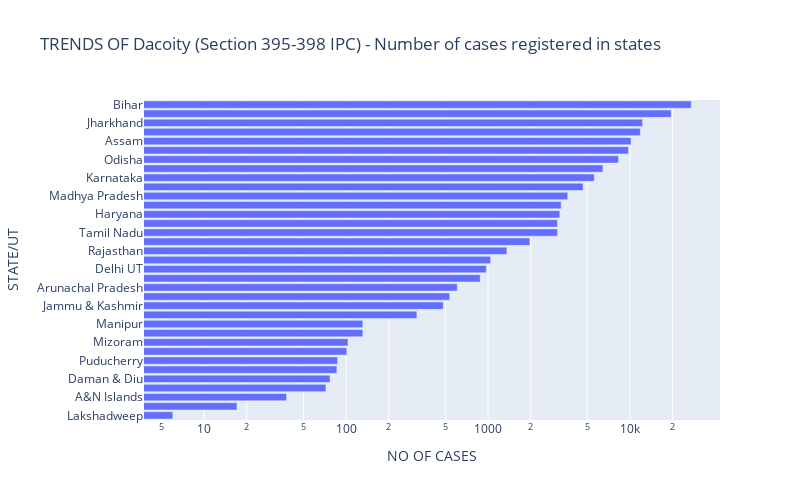
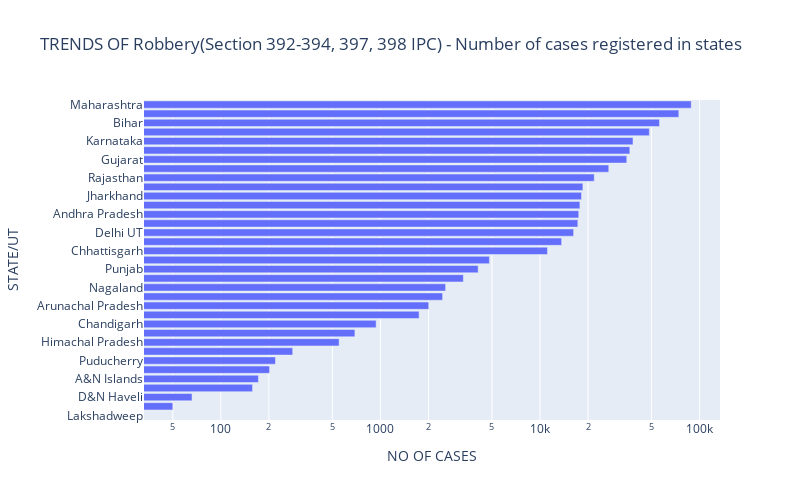
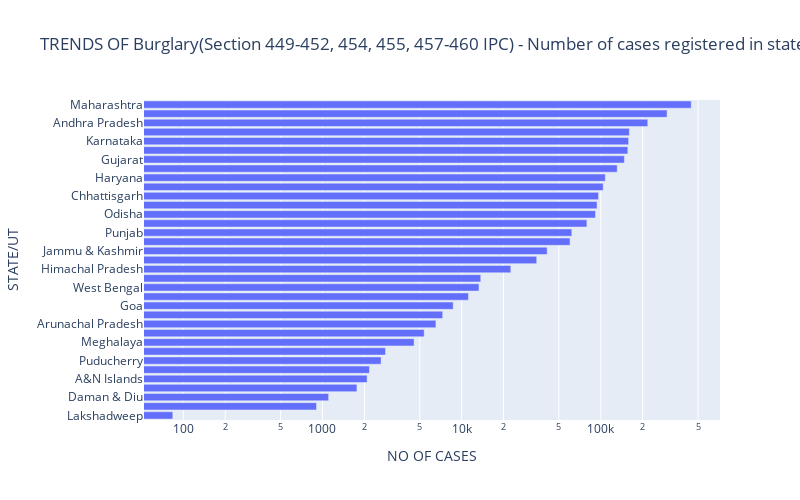
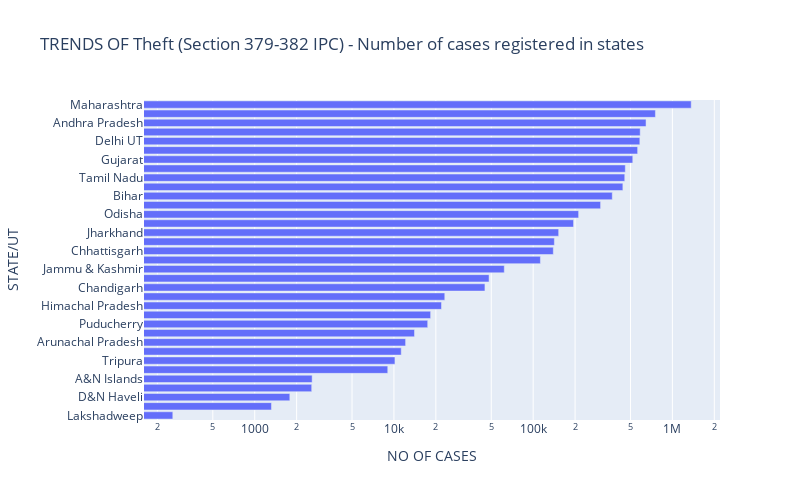

The notebook cell these images were saved under, in order:
### Code cell
for col in cases_col:
    fig= go.Figure()
    sorted_cases_state = cases_col_state.sort_values(by=col)
    fig.add_trace(go.Bar(x=sorted_cases_state[col],
                          y=sorted_cases_state["STATE/UT"],
                          name = col,
                          orientation ="h"
                          ))
    fig.update_layout(xaxis_title ="NO OF CASES",
                      title =f"TRENDS OF {col} in states",
                      yaxis_title ="STATE/UT",
                      xaxis_type="log",
                      height =500,
                      width =800)
    fig.show()

### Figure 1 — Plotly figure (JSON) as saved in the notebook; plotly's stock layout.template omitted (floating-point values rounded to 4 significant figures)
{"data": [{"name": "Dacoity (Section 395-398 IPC) - Number of cases registered", "orientation": "h", "type": "bar", "x": [6, 17, 38, 72, 77, 86, 87, 101, 103, 131, 131, 315, 484, 537, 607, 881, 973, 1043, 1357, 1973, 3087, 3089, 3207, 3276, 3647, 4678, 5610, 6449, 8308, 9781, 10184, 11853, 12286, 19542, 27040], "y": ["Lakshadweep", "Sikkim", "A&N Islands", "Chandigarh", "Daman & Diu", "D&N Haveli", "Puducherry", "Himachal Pradesh", "Mizoram", "Goa", "Manipur", "Nagaland", "Jammu & Kashmir", "Tripura", "Arunachal Pradesh", "Uttarakhand", "Delhi UT", "Punjab", "Rajasthan", "Meghalaya", "Tamil Nadu", "Kerala", "Haryana", "Chhattisgarh", "Madhya Pradesh", "Andhra Pradesh", "Karnataka", "West Bengal", "Odisha", "Gujarat", "Assam", "Uttar Pradesh", "Jharkhand", "Maharashtra", "Bihar"]}], "layout": {"height": 500, "title": {"text": "TRENDS OF Dacoity (Section 395-398 IPC) - Number of cases registered in states"}, "width": 800, "xaxis": {"title": {"text": "NO OF CASES"}, "type": "log"}, "yaxis": {"title": {"text": "STATE/UT"}}}}

### Figure 2 — Plotly figure (JSON) as saved in the notebook; plotly's stock layout.template omitted (floating-point values rounded to 4 significant figures)
{"data": [{"name": "Robbery(Section 392-394, 397, 398 IPC) - Number of cases registered", "orientation": "h", "type": "bar", "x": [0, 50, 66, 158, 172, 202, 220, 282, 551, 692, 940, 1747, 2008, 2452, 2562, 3309, 4097, 4818, 11135, 13658, 16238, 17265, 17485, 17778, 18196, 18569, 21869, 26963, 34968, 36544, 38257, 48437, 56057, 74099, 88602], "y": ["Lakshadweep", "Daman & Diu", "D&N Haveli", "Sikkim", "A&N Islands", "Manipur", "Puducherry", "Mizoram", "Himachal Pradesh", "Goa", "Chandigarh", "Tripura", "Arunachal Pradesh", "Meghalaya", "Nagaland", "Jammu & Kashmir", "Punjab", "Uttarakhand", "Chhattisgarh", "Haryana", "Delhi UT", "Assam", "Andhra Pradesh", "West Bengal", "Jharkhand", "Kerala", "Rajasthan", "Tamil Nadu", "Gujarat", "Odisha", "Karnataka", "Madhya Pradesh", "Bihar", "Uttar Pradesh", "Maharashtra"]}], "layout": {"height": 500, "title": {"text": "TRENDS OF Robbery(Section 392-394, 397, 398 IPC) - Number of cases registered in states"}, "width": 800, "xaxis": {"title": {"text": "NO OF CASES"}, "type": "log"}, "yaxis": {"title": {"text": "STATE/UT"}}}}

### Figure 3 — Plotly figure (JSON) as saved in the notebook; plotly's stock layout.template omitted (floating-point values rounded to 4 significant figures)
{"data": [{"name": "Burglary(Section 449-452, 454, 455, 457-460 IPC) - Number of cases registered", "orientation": "h", "type": "bar", "x": [84, 906, 1107, 1768, 2092, 2175, 2638, 2837, 4553, 5380, 6535, 7309, 8696, 11189, 13322, 13724, 22556, 34636, 41164, 60140, 61909, 79465, 91601, 94007, 96301, 104060, 107751, 131267, 147746, 156472, 158492, 160396, 217626, 299548, 446414], "y": ["Lakshadweep", "D&N Haveli", "Daman & Diu", "Manipur", "A&N Islands", "Sikkim", "Puducherry", "Nagaland", "Meghalaya", "Tripura", "Arunachal Pradesh", "Chandigarh", "Goa", "Mizoram", "West Bengal", "Uttarakhand", "Himachal Pradesh", "Jharkhand", "Jammu & Kashmir", "Delhi UT", "Punjab", "Assam", "Odisha", "Bihar", "Chhattisgarh", "Kerala", "Haryana", "Tamil Nadu", "Gujarat", "Uttar Pradesh", "Karnataka", "Rajasthan", "Andhra Pradesh", "Madhya Pradesh", "Maharashtra"]}], "layout": {"height": 500, "title": {"text": "TRENDS OF Burglary(Section 449-452, 454, 455, 457-460 IPC) - Number of cases registered in states"}, "width": 800, "xaxis": {"title": {"text": "NO OF CASES"}, "type": "log"}, "yaxis": {"title": {"text": "STATE/UT"}}}}

### Figure 4 — Plotly figure (JSON) as saved in the notebook; plotly's stock layout.template omitted (floating-point values rounded to 4 significant figures)
{"data": [{"name": "Theft (Section 379-382 IPC) - Number of cases registered", "orientation": "h", "type": "bar", "x": [258, 1319, 1787, 2566, 2585, 9028, 10168, 11283, 12127, 14050, 17477, 18348, 21955, 23182, 45037, 48214, 62020, 112724, 139565, 141975, 152471, 195009, 212100, 304989, 369994, 440881, 454800, 459053, 519317, 562853, 583695, 587049, 646708, 755265, 1364852], "y": ["Lakshadweep", "Daman & Diu", "D&N Haveli", "Sikkim", "A&N Islands", "Nagaland", "Tripura", "Manipur", "Arunachal Pradesh", "Meghalaya", "Puducherry", "Goa", "Himachal Pradesh", "Mizoram", "Chandigarh", "Uttarakhand", "Jammu & Kashmir", "Punjab", "Chhattisgarh", "Kerala", "Jharkhand", "Assam", "Odisha", "Haryana", "Bihar", "Karnataka", "Tamil Nadu", "West Bengal", "Gujarat", "Rajasthan", "Delhi UT", "Madhya Pradesh", "Andhra Pradesh", "Uttar Pradesh", "Maharashtra"]}], "layout": {"height": 500, "title": {"text": "TRENDS OF Theft (Section 379-382 IPC) - Number of cases registered in states"}, "width": 800, "xaxis": {"title": {"text": "NO OF CASES"}, "type": "log"}, "yaxis": {"title": {"text": "STATE/UT"}}}}
